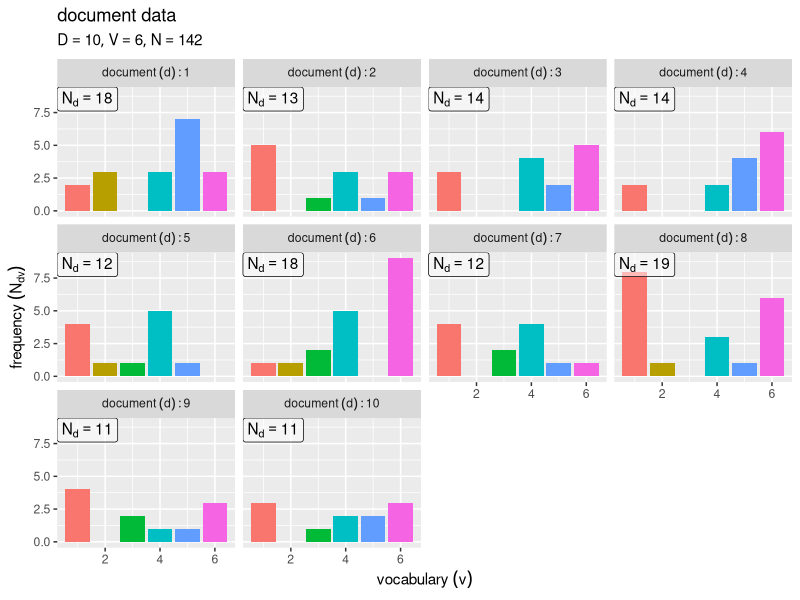
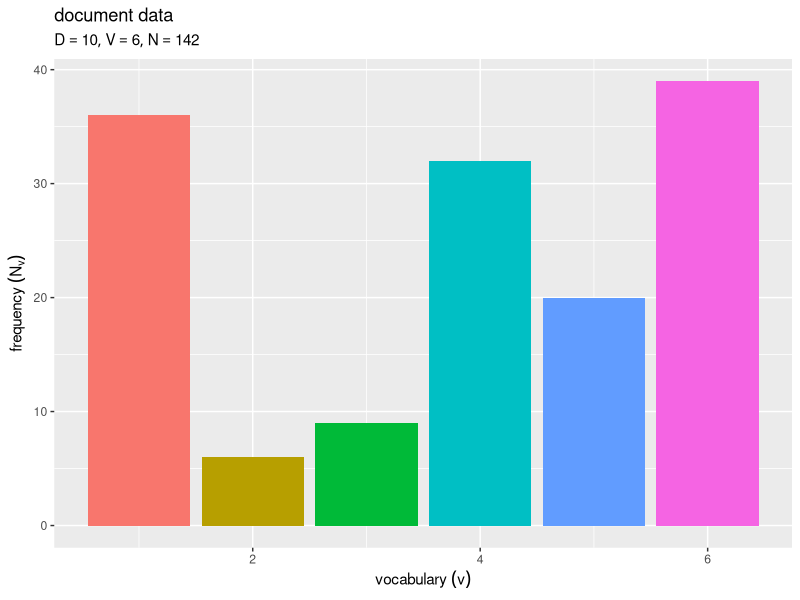
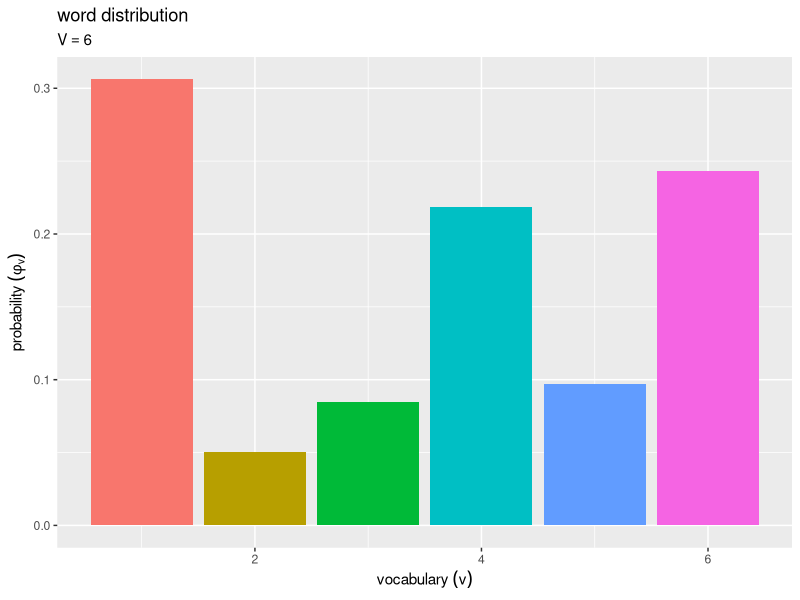

Write R code to recreate these figures, in order.

# chapter 2.1
# ユニグラムモデル

# 生成モデル -------------------------------------------------------------------

# 利用パッケージ
library(tidyverse)

# パッケージ名の省略用
library(ggplot2)


# 文書データの簡易生成 --------------------------------------------------------------

### ・パラメータの設定 -----

# 文書数を指定
D <- 10

# 語彙数を指定
V <- 6

# 単語分布のハイパーパラメータを指定
true_beta   <- 1
true_beta_v <- rep(true_beta, times = V) # 一様なパラメータの場合
#true_beta_v <- runif(n = V, min = 1, max = 2) # 多様なパラメータの場合

# 単語分布のパラメータを生成
#true_phi_v <- rep(1/V, times = V) # 一様なパラメータの場合
true_phi_v <- MCMCpack::rdirichlet(n = 1, alpha = true_beta_v) |> # 多様なパラメータの場合
  as.vector()


### ・文書データの生成 -----

# 文書集合を初期化
w_lt <- list()

# 各文書の単語数を初期化
N_d <- rep(NA, times = D)

# 文書ごとの各語彙の単語数を初期化
N_dv <- matrix(0, nrow = D, ncol = V)

# 文書データを生成
for(d in 1:D) {
  
  # 単語数を生成
  N_d[d] <- sample(x = 10:20, size = 1) # 下限・上限を指定
  
  # 各単語の語彙を初期化
  w_n <- rep(NA, times = N_d[d])
  
  for(n in 1:N_d[d]) { # 単語ごと
    
    # 語彙を生成
    onehot_v <- rmultinom(n = 1, size = 1, prob = true_phi_v) |> # one-hot符号
      as.vector()
    v <- which(onehot_v == 1) # 語彙番号
    
    # 語彙を割当
    w_n[n] <- v
    
    # 頻度をカウント
    N_dv[d, v] <- N_dv[d, v] + 1
  }
  
  # データを記録
  w_lt[[d]] <- w_n
  
  # 途中経過を表示
  print(paste0("document: ", d, ", words: ", N_d[d]))
}


### ・データの生成：簡易版 -----

# 各文書の単語数を生成
N_d <- sample(x = 10:20, size = D) # 下限・上限を指定

# 文書ごとの各語彙の出現回数を生成
N_dv <- matrix(NA, nrow = D, ncol = V)
for(d in 1:D) { 
  
  # 各語彙の出現回数を生成
  N_dv[d, ] <- rmultinom(n = 1, size = N_d[d], prob = true_phi_v) |> # (多項乱数)
    as.vector()
  
  # 途中経過を表示
  print(paste0("document: ", d, ", words: ", N_d[d]))
}


### ・データの集計 -----

# 文書ごとの各語彙の出現回数を集計
N_dv <- w_lt |> 
  lapply(
    FUN = \(w_n) {
      tibble::tibble(
        v    = w_n, # 語彙番号
        freq = 1    # 語彙頻度の集計用
      ) |> 
        dplyr::bind_rows(tibble::tibble(v = 1:V, freq = 0)) |> # 未出現の語彙の補完用
        dplyr::reframe(
          freq = sum(freq), .by = v # 語彙頻度を集計
        ) |> 
        dplyr::arrange(v) |> # 頻度列の結合用
        dplyr::select(freq)
    }
  ) |> 
  dplyr::bind_cols(.name_repair = ~paste0("V", 1:D)) |> # 頻度列を結合
  t() # 行と列を入替・マトリクスに変換
names(N_dv) <- NULL

# 各文書の単語数を取得
N_d <- rowSums(N_dv)

# 全文書の単語数を取得
N <- sum(N_dv)

# 文書数を取得
D <- nrow(N_dv)

# 語彙数を取得
V <- ncol(N_dv)


### ・データの可視化

# 文書と語彙ごとの頻度データを格納
Ndv_df <- N_dv |> 
  tibble::as_tibble(.name_repair = ~paste0("V", 1:V)) |> # 語彙番号の列名を設定
  tibble::add_column(
    d = 1:D # 文書番号
  ) |> 
  tidyr::pivot_longer(
    cols         = !d, 
    names_to     = "v", # 語彙番号
    names_prefix = "V", 
    names_transform = list(v = as.numeric), 
    values_to    = "freq" # 語彙頻度
  )

# ラベル用の文字列を作成
doc_label_df <- tibble::tibble(
  d     = 1:D, # 文書番号
  max_n = N_d  # 単語数
)
set_label <- paste0(
  "list(", 
  "D == ", D, ", ", 
  "V == ", V, ", ", 
  "N == ", N, 
  ")"
)

# 文書ごとの語彙頻度を作図
ggplot() + 
  geom_bar(data = Ndv_df, 
           mapping = aes(x = v, y = freq, fill = factor(v)), 
           stat = "identity") + # 文書ごとの各語彙の出現回数
  geom_label(data = doc_label_df, 
             mapping = aes(x = -Inf, y = Inf, label = paste("N[d] ==", max_n)), 
             parse = TRUE, hjust = 0, vjust = 1, alpha = 0.5) + # 各文書の単語数
  facet_wrap(d ~ ., labeller = label_bquote(document ~ (d): .(d))) + # 文書ごとに分割
  guides(fill = "none") + # 凡例の体裁
  labs(title = "document data", 
       subtitle = parse(text = set_label), 
       x = expression(vocabulary ~ (v)), 
       y = expression(frequency ~ (N[dv])))


# 語彙ごとの語彙頻度データを格納
Nv_df <- Ndv_df |> 
  dplyr::reframe(
    freq = sum(freq), .by = v, # 各語彙の単語数を集計
  )

# 全文書の頻度を作図
ggplot() + 
  geom_bar(data = Nv_df, 
           mapping = aes(x = v, y = freq, fill = factor(v)), 
           stat = "identity") + # 全文書の各語彙の出現回数
  guides(fill = "none") + # 凡例の体裁
  labs(title = "document data", 
       subtitle = parse(text = set_label), 
       x = expression(vocabulary ~ (v)), 
       y = expression(frequency ~ (N[v])))


# 単語分布を格納
true_phi_df <- tibble::tibble(
  v    = 1:V, # 語彙番号
  prob = true_phi_v # 生成確率
)

# ラベル用の文字列を作成
vocab_label <- paste0(
  "V == ", V
)

# 単語分布を作図
ggplot() + 
  geom_bar(data = true_phi_df, 
           mapping = aes(x = v, y = prob, fill = factor(v)), 
           stat = "identity") + # 生成確率
  guides(fill = "none") + # 凡例の体裁
  labs(title = "word distribution", 
       subtitle = parse(text = vocab_label), 
       x = expression(vocabulary ~ (v)), 
       y = expression(probability ~ (phi[v])))
